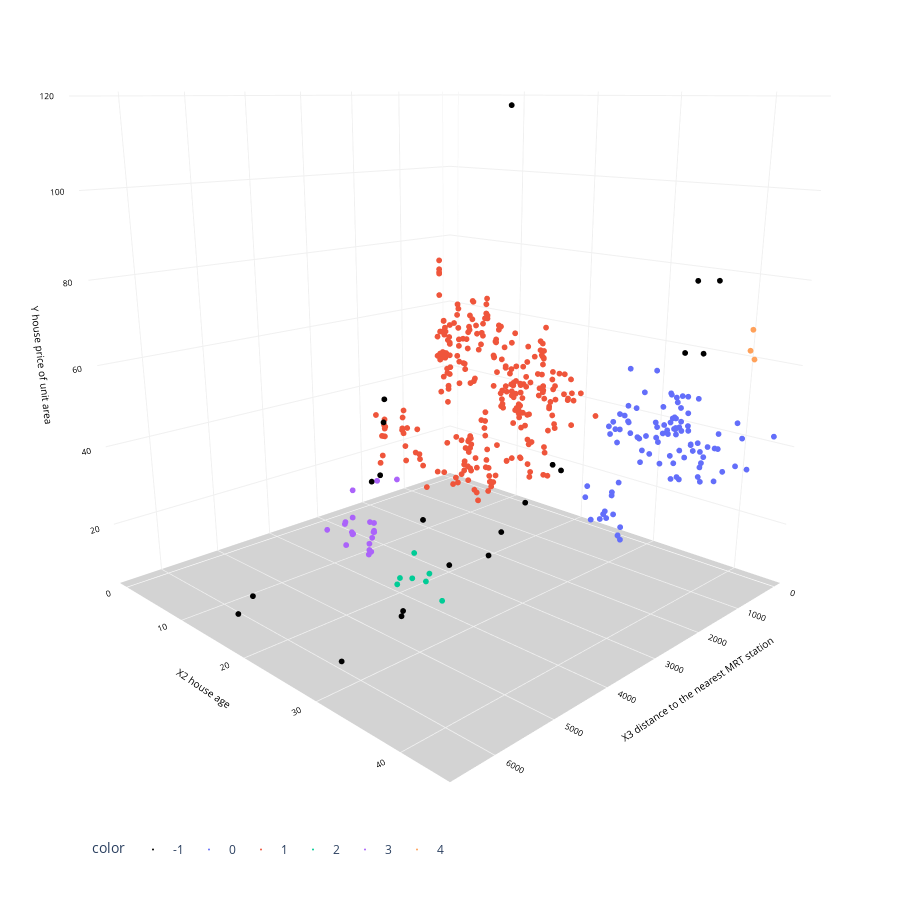

Notebook cell for this chart:
### Code cell
df=df.sort_values(by=['DBSCAN Clusters 83'])

fig = px.scatter_3d(df, x=df['X3 distance to the nearest MRT station'], y=df['X2 house age'], z=df['Y house price of unit area'], 
                    opacity=1, color=df['DBSCAN Clusters 83'].astype(str), 
                    color_discrete_sequence=['black']+px.colors.qualitative.Plotly,
                    hover_data=['X5 latitude', 'X6 longitude'],
                    width=900, height=900
                   )

fig.update_layout(
                  showlegend=True,
                  legend=dict(orientation="h", yanchor="bottom", y=0.04, xanchor="left", x=0.1),
                  scene_camera=dict(up=dict(x=0, y=0, z=1), 
                                        center=dict(x=0, y=0, z=-0.2),
                                        eye=dict(x=1.5, y=1.5, z=0.5)),
                                        margin=dict(l=0, r=0, b=0, t=0),
                  scene = dict(xaxis=dict(backgroundcolor='white',
                                          color='black',
                                          gridcolor='#f0f0f0',
                                          title_font=dict(size=10),
                                          tickfont=dict(size=10),
                                         ),
                               yaxis=dict(backgroundcolor='white',
                                          color='black',
                                          gridcolor='#f0f0f0',
                                          title_font=dict(size=10),
                                          tickfont=dict(size=10),
                                          ),
                               zaxis=dict(backgroundcolor='lightgrey',
                                          color='black', 
                                          gridcolor='#f0f0f0',
                                          title_font=dict(size=10),
                                          tickfont=dict(size=10),
                                         )))

fig.update_traces(marker=dict(size=2))

fig.show()

### Figure 1 — Plotly figure (JSON) as saved in the notebook; plotly's stock layout.template omitted (floating-point values rounded to 4 significant figures; data arrays with more than 128 entries replaced by an {"elided": "..."} marker saying what was removed)
{"data": [{"customdata": [[24.97, 121.5], [25.0, 121.5], [24.95, 121.5], [24.96, 121.5], [24.94, 121.5], [24.98, 121.5], [24.95, 121.5], [24.97, 121.5], [24.95, 121.6], [24.98, 121.5], [24.93, 121.5], [24.96, 121.5], [24.97, 121.5], [24.95, 121.6], [24.96, 121.5], [24.95, 121.5], [24.96, 121.5], [24.95, 121.5], [25.0, 121.5], [24.98, 121.5], [24.96, 121.5]], "hovertemplate": "color=-1<br>X3 distance to the nearest MRT station=%{x}<br>X2 house age=%{y}<br>Y house price of unit area=%{z}<br>X5 latitude=%{customdata[0]}<br>X6 longitude=%{customdata[1]}<extra></extra>", "legendgroup": "-1", "marker": {"color": "black", "opacity": 1, "size": 2, "symbol": "circle"}, "mode": "markers", "name": "-1", "scene": "scene", "showlegend": true, "type": "scatter3d", "x": [1584.0, 3085.0, 3948.0, 393.3, 6396.0, 804.7, 4510.0, 318.5, 3080.0, 640.7, 3781.0, 2707.0, 252.6, 3078.0, 4136.0, 5512.0, 6488.0, 5512.0, 3171.0, 186.5, 6306.0], "y": [25.3, 34.6, 23, 14.8, 30.9, 38.6, 30.3, 35.4, 10.3, 35.9, 16.4, 25.3, 10.8, 8.9, 32.6, 31.5, 17.4, 31.7, 11.9, 37.2, 18], "z": [30.6, 41.2, 25.3, 7.6, 12.2, 62.9, 22.6, 78, 24.7, 61.5, 45.1, 17.7, 117.5, 22, 24.7, 17.4, 11.2, 18.8, 46.6, 78.3, 15]}, {"customdata": {"elided": "97x2 float values"}, "hovertemplate": "color=0<br>X3 distance to the nearest MRT station=%{x}<br>X2 house age=%{y}<br>Y house price of unit area=%{z}<br>X5 latitude=%{customdata[0]}<br>X6 longitude=%{customdata[1]}<extra></extra>", "legendgroup": "0", "marker": {"color": "#636EFA", "opacity": 1, "size": 2, "symbol": "circle"}, "mode": "markers", "name": "0", "scene": "scene", "showlegend": true, "type": "scatter3d", "x": [143.8, 197.1, 272.7, 414.9, 265.1, 324.9, 216.8, 535.5, 482.8, 431.1, 187.0, 1156.0, 488.8, 175.6, 592.5, 333.4, 204.2, 563.3, 1146.0, 167.6, 270.9, 1265.0, 617.4, 600.9, 337.6, 1013.0, 392.4, 617.7, 1157.0, 258.2, 196.6, 439.7, 461.8, 1159.0, 665.1, 642.7, 424.7, 157.6, 126.7, 493.7, 57.59, 482.8, 616.6, 190.0, 1447.0, 590.9, 394.0, 181.1, 472.2, 401.9, 515.1, 330.1, 1979.0, 718.3, 490.3, 1265.0, 372.6, 567.0, 170.7, 179.5, 529.8, 121.7, 1736.0, 335.5, 84.88, 443.8, 519.5, 405.2, 464.2, 377.8, 161.9, 1439.0, 769.4, 512.8, 87.3, 482.8, 579.2, 109.9, 918.6, 488.8, 123.7, 614.1, 640.7, 424.5, 587.9, 377.8, 1758.0, 506.1, 1161.0, 552.4, 480.7, 616.4, 488.6, 623.5, 1488.0, 371.2, 157.6], "y": [30.6, 28.6, 34.6, 31.5, 32.4, 34.5, 38.5, 29.6, 26.6, 30.6, 33.4, 31, 36.6, 34.8, 31.4, 39.7, 32.8, 33.5, 31.9, 40.9, 33.6, 30.3, 28.4, 31.3, 27.3, 30, 32.7, 39.8, 32, 31.5, 33.3, 38.3, 38, 31.7, 38.5, 38.3, 39.2, 34, 34.4, 32.6, 43.8, 34.7, 35.3, 34.8, 31.4, 37.8, 27.5, 33, 30.2, 41.3, 27.6, 28.2, 33.5, 30.1, 37.7, 30.7, 28, 34.9, 35.8, 34.9, 29.3, 33.2, 30.4, 26.4, 32, 42.7, 36.1, 34.8, 30.4, 32.8, 30.9, 32.1, 29.6, 34.4, 32.9, 26.8, 35.7, 32.3, 37.1, 36.6, 40.1, 35.3, 35.5, 32.5, 37.3, 30.8, 31.3, 29.1, 31.7, 38.2, 39.6, 35.9, 37.9, 34.5, 29.3, 33.6, 33.9], "z": [53.3, 42.5, 26.9, 32.5, 40.2, 46, 41, 37.5, 37.5, 48.5, 42.2, 19, 38.1, 40.9, 34.1, 32.4, 48.2, 46.6, 16.1, 41, 42.9, 19.1, 34.6, 30.9, 36.5, 22.8, 30.5, 39.6, 12.8, 36.3, 39.4, 38.4, 35.7, 13.8, 34.2, 31.5, 30, 39.1, 48.2, 40.6, 42.7, 41.1, 42.3, 44.3, 21.5, 39.7, 41, 42, 36.5, 35.1, 37.4, 43.4, 23.5, 55.3, 37, 18.3, 40.8, 28.5, 48.5, 39.7, 40.2, 46.1, 25.9, 38.1, 37.9, 35.3, 34.7, 41.4, 36.2, 38.6, 39.7, 27, 25, 34.1, 47.1, 35.5, 50.5, 48, 31.9, 38.3, 44.3, 33.1, 40.8, 36.3, 37.4, 36.8, 20.7, 40.3, 13.7, 29.8, 38.8, 36.8, 34.2, 40.3, 27, 41.9, 41.5]}, {"customdata": {"elided": "265x2 float values"}, "hovertemplate": "color=1<br>X3 distance to the nearest MRT station=%{x}<br>X2 house age=%{y}<br>Y house price of unit area=%{z}<br>X5 latitude=%{customdata[0]}<br>X6 longitude=%{customdata[1]}<extra></extra>", "legendgroup": "1", "marker": {"color": "#EF553B", "opacity": 1, "size": 2, "symbol": "circle"}, "mode": "markers", "name": "1", "scene": "scene", "showlegend": true, "type": "scatter3d", "x": {"elided": "265 float values"}, "y": {"elided": "265 float values"}, "z": {"elided": "265 float values"}}, {"customdata": [[24.95, 121.5], [24.95, 121.5], [24.95, 121.5], [24.95, 121.5], [24.95, 121.5], [24.95, 121.5], [24.95, 121.5]], "hovertemplate": "color=2<br>X3 distance to the nearest MRT station=%{x}<br>X2 house age=%{y}<br>Y house price of unit area=%{z}<br>X5 latitude=%{customdata[0]}<br>X6 longitude=%{customdata[1]}<extra></extra>", "legendgroup": "2", "marker": {"color": "#00CC96", "opacity": 1, "size": 2, "symbol": "circle"}, "mode": "markers", "name": "2", "scene": "scene", "showlegend": true, "type": "scatter3d", "x": [4606.0, 4528.0, 4520.0, 4510.0, 4413.0, 4449.0, 4520.0], "y": [24.2, 24, 25.6, 29.4, 27.1, 26.9, 25.9], "z": [13.4, 14.4, 15.6, 13.2, 17.4, 15.5, 22.1]}, {"customdata": [[24.94, 121.5], [24.94, 121.5], [24.94, 121.5], [24.94, 121.5], [24.94, 121.5], [24.94, 121.5], [24.95, 121.5], [24.94, 121.5], [24.94, 121.5], [24.94, 121.5], [24.94, 121.5], [24.94, 121.5], [24.94, 121.5], [24.93, 121.5], [25.01, 121.5], [24.94, 121.5], [24.93, 121.5], [24.94, 121.5], [24.94, 121.5], [24.94, 121.5], [24.94, 121.5]], "hovertemplate": "color=3<br>X3 distance to the nearest MRT station=%{x}<br>X2 house age=%{y}<br>Y house price of unit area=%{z}<br>X5 latitude=%{customdata[0]}<br>X6 longitude=%{customdata[1]}<extra></extra>", "legendgroup": "3", "marker": {"color": "#AB63FA", "opacity": 1, "size": 2, "symbol": "circle"}, "mode": "markers", "name": "3", "scene": "scene", "showlegend": true, "type": "scatter3d", "x": [4082.0, 4197.0, 4075.0, 4067.0, 4082.0, 4197.0, 4574.0, 4082.0, 4067.0, 4082.0, 4067.0, 4082.0, 4082.0, 3530.0, 4079.0, 4082.0, 3772.0, 4067.0, 4067.0, 4197.0, 4067.0], "y": [16.5, 13.6, 16.2, 16, 13.7, 13.5, 13.9, 13.6, 16.8, 17, 16.9, 16.7, 13.8, 16.3, 13.9, 13.8, 15.2, 16.3, 16.9, 13.6, 16.1], "z": [12.8, 13, 14.7, 11.6, 15.4, 18.6, 19.2, 15.9, 18.2, 18.8, 18.3, 16.7, 20, 29.3, 27.3, 15.6, 29.3, 20.5, 20.7, 19.2, 12.9]}, {"customdata": [[24.97, 121.5], [24.97, 121.5], [24.97, 121.5]], "hovertemplate": "color=4<br>X3 distance to the nearest MRT station=%{x}<br>X2 house age=%{y}<br>Y house price of unit area=%{z}<br>X5 latitude=%{customdata[0]}<br>X6 longitude=%{customdata[1]}<extra></extra>", "legendgroup": "4", "marker": {"color": "#FFA15A", "opacity": 1, "size": 2, "symbol": "circle"}, "mode": "markers", "name": "4", "scene": "scene", "showlegend": true, "type": "scatter3d", "x": [281.2, 122.4, 125.0], "y": [41.4, 40.9, 41.3], "z": [63.3, 67.7, 60.7]}], "layout": {"height": 900, "legend": {"orientation": "h", "title": {"text": "color"}, "tracegroupgap": 0, "x": 0.1, "xanchor": "left", "y": 0.04, "yanchor": "bottom"}, "margin": {"b": 0, "l": 0, "r": 0, "t": 0}, "scene": {"camera": {"center": {"x": 0, "y": 0, "z": -0.2}, "eye": {"x": 1.5, "y": 1.5, "z": 0.5}, "up": {"x": 0, "y": 0, "z": 1}}, "domain": {"x": [0, 1], "y": [0, 1]}, "xaxis": {"backgroundcolor": "white", "color": "black", "gridcolor": "#f0f0f0", "tickfont": {"size": 10}, "title": {"font": {"size": 10}, "text": "X3 distance to the nearest MRT station"}}, "yaxis": {"backgroundcolor": "white", "color": "black", "gridcolor": "#f0f0f0", "tickfont": {"size": 10}, "title": {"font": {"size": 10}, "text": "X2 house age"}}, "zaxis": {"backgroundcolor": "lightgrey", "color": "black", "gridcolor": "#f0f0f0", "tickfont": {"size": 10}, "title": {"font": {"size": 10}, "text": "Y house price of unit area"}}}, "showlegend": true, "width": 900}}
